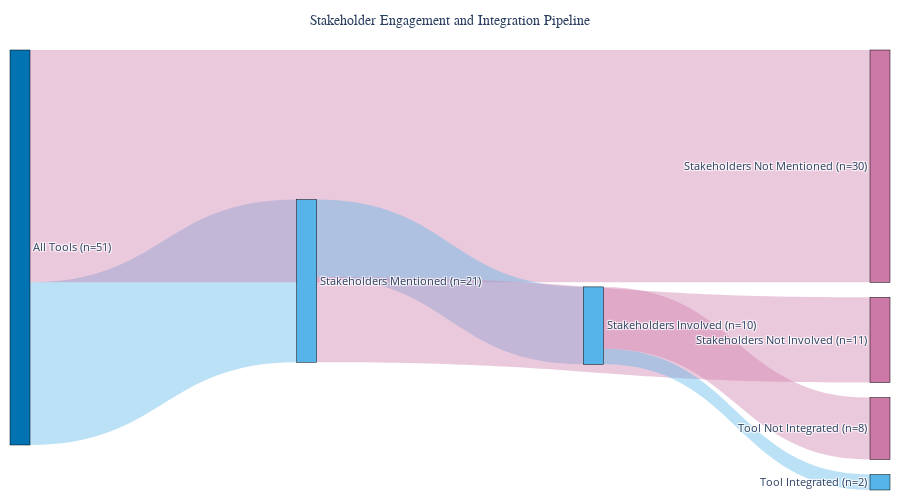

The code cell stored with this chart in its notebook:
### Code cell
df_filtered = df[df['tool_description'] != 'study']
total = len(df_filtered)

# Calculate flows
mentioned_yes = (df_filtered['stakeholders_mentioned'] == 'Yes').sum()
mentioned_no = (df_filtered['stakeholders_mentioned'] == 'No').sum()

df_mentioned = df_filtered[df_filtered['stakeholders_mentioned'] == 'Yes']
involved_yes = (df_mentioned['stakeholders_involved'] == 'Yes').sum()
involved_no = (df_mentioned['stakeholders_involved'] == 'No').sum()

df_involved = df_mentioned[df_mentioned['stakeholders_involved'] == 'Yes']
integrated_yes = (df_involved['tool_integration'] == 'Yes').sum()
integrated_no = (df_involved['tool_integration'] == 'No').sum()

# Define nodes
labels = [
    f'All Tools\n(n={total})',
    f'Stakeholders\nMentioned\n(n={mentioned_yes})',
    f'Stakeholders\nNot Mentioned\n(n={mentioned_no})',
    f'Stakeholders\nInvolved\n(n={involved_yes})',
    f'Stakeholders\nNot Involved\n(n={involved_no})',
    f'Tool\nIntegrated\n(n={integrated_yes})',
    f'Tool\nNot Integrated\n(n={integrated_no})'
]

# Create Sankey diagram
fig = go.Figure(data=[go.Sankey(
    node = dict(
        pad = 15,
        thickness = 20,
        line = dict(color = "black", width = 0.5),
        label = labels,
        color = ["#0173B2", "#56B4E9", "#CC79A7", "#56B4E9", "#CC79A7", "#56B4E9", "#CC79A7"],
        hovertemplate='%{label}<extra></extra>'
    ),
    link = dict(
        source = [0, 0, 1, 1, 3, 3],
        target = [1, 2, 3, 4, 5, 6],
        value = [mentioned_yes, mentioned_no, involved_yes, involved_no, integrated_yes, integrated_no],
        color = ["rgba(86, 180, 233, 0.4)", "rgba(204, 121, 167, 0.4)",
                "rgba(86, 180, 233, 0.4)", "rgba(204, 121, 167, 0.4)",
                "rgba(86, 180, 233, 0.4)", "rgba(204, 121, 167, 0.4)"],
        hovertemplate='Count: %{value}<br>%{source.label} → %{target.label}<extra></extra>'
    )
)])

fig.update_layout(
    title_text="Stakeholder Engagement and Integration Pipeline",
    title_font_size=14,
    title_font_family="Arial",
    title_x=0.5,
    font_size=11,
    height=500,
    margin=dict(l=10, r=10, t=50, b=10)
)

fig.write_html("fig_8_stakeholder_integration_sankey.html")
fig.show()

# Print summary statistics
print(f"Pipeline Statistics:")
print(f"{'='*50}")
print(f"Total tools: {total}")
print(f"Stakeholders mentioned: {mentioned_yes} ({mentioned_yes/total*100:.1f}%)")
print(f"Stakeholders involved (of mentioned): {involved_yes} ({involved_yes/mentioned_yes*100:.1f}% if mentioned_yes > 0 else 0)")
print(f"Tool integrated (of involved): {integrated_yes} ({integrated_yes/involved_yes*100:.1f}% if involved_yes > 0 else 0)")
print(f"{'='*50}")
print(f"Drop-off rates:")
print(f"  Not mentioned: {mentioned_no} ({mentioned_no/total*100:.1f}%)")
print(f"  Mentioned but not involved: {involved_no} ({involved_no/mentioned_yes*100:.1f}% if mentioned_yes > 0 else 0)")
print(f"  Involved but not integrated: {integrated_no} ({integrated_no/involved_yes*100:.1f}% if involved_yes > 0 else 0)")

### Figure 1 — Plotly figure (JSON) as saved in the notebook; plotly's stock layout.template omitted (floating-point values rounded to 4 significant figures)
{"data": [{"link": {"color": ["rgba(86, 180, 233, 0.4)", "rgba(204, 121, 167, 0.4)", "rgba(86, 180, 233, 0.4)", "rgba(204, 121, 167, 0.4)", "rgba(86, 180, 233, 0.4)", "rgba(204, 121, 167, 0.4)"], "hovertemplate": "Count: %{value}<br>%{source.label} → %{target.label}<extra></extra>", "source": [0, 0, 1, 1, 3, 3], "target": [1, 2, 3, 4, 5, 6], "value": [21, 30, 10, 11, 2, 8]}, "node": {"color": ["#0173B2", "#56B4E9", "#CC79A7", "#56B4E9", "#CC79A7", "#56B4E9", "#CC79A7"], "hovertemplate": "%{label}<extra></extra>", "label": ["All Tools\n(n=51)", "Stakeholders\nMentioned\n(n=21)", "Stakeholders\nNot Mentioned\n(n=30)", "Stakeholders\nInvolved\n(n=10)", "Stakeholders\nNot Involved\n(n=11)", "Tool\nIntegrated\n(n=2)", "Tool\nNot Integrated\n(n=8)"], "line": {"color": "black", "width": 0.5}, "pad": 15, "thickness": 20}, "type": "sankey"}], "layout": {"font": {"size": 11}, "height": 500, "margin": {"b": 10, "l": 10, "r": 10, "t": 50}, "title": {"font": {"family": "Arial", "size": 14}, "text": "Stakeholder Engagement and Integration Pipeline", "x": 0.5}}}
